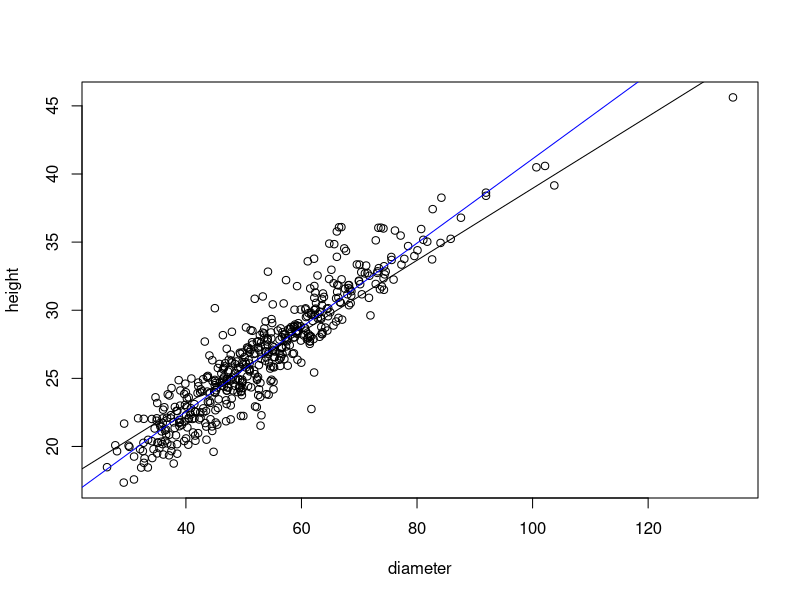
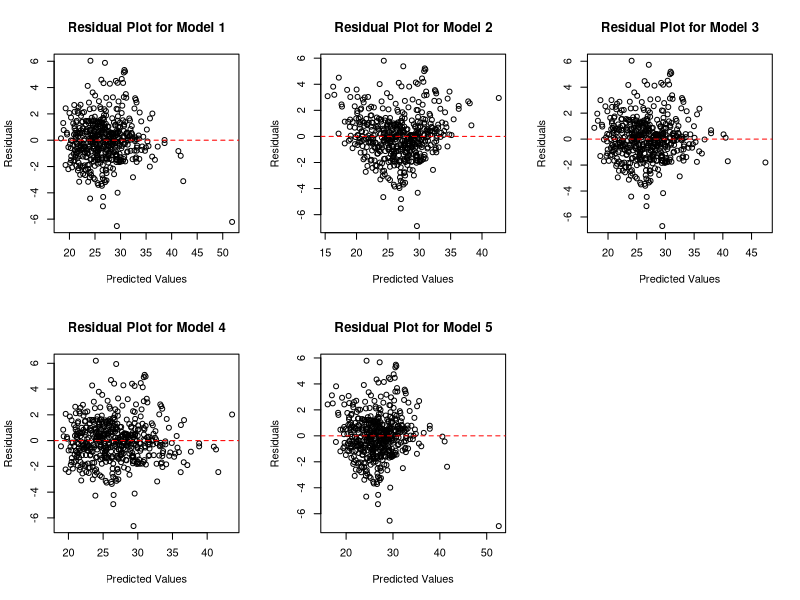
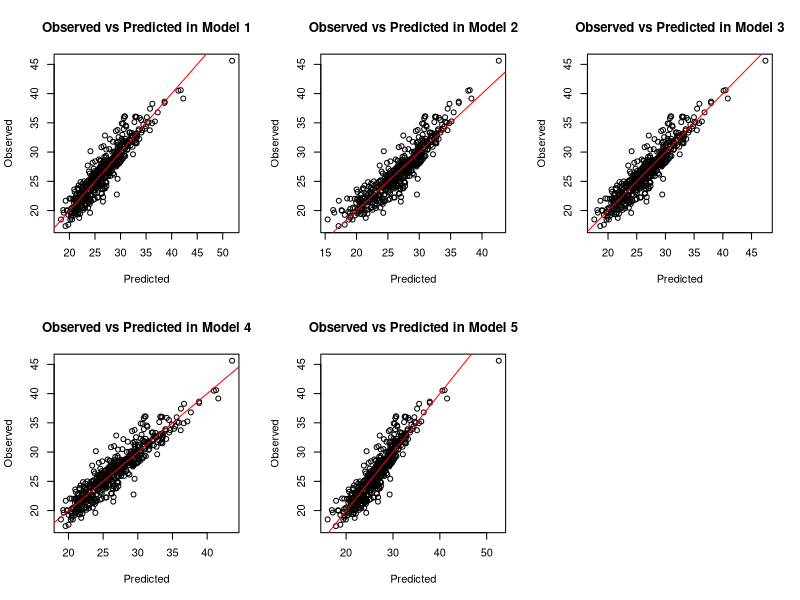

Source code (R) for these figures, in order:
## ---- chunk 1
knitr::opts_chunk$set(echo = TRUE)
## ---- chunk 2
# reading libaries
library(tidyverse) # for read-csv (not necessary, but it's what I like to use)
library(ModelMetrics)
## ---- chunk 3
# reading data
# note: data was obtained through a given docx, which I made into a google doc, then copy pasted to google sheets, then saved as a csv
# note: the data we were given is about 10% of the data they used, so our graphs will look slightly different
metasequoia <- read_csv("data/metasequoia_data.csv")
## ---- chunk 4
# data exploration
metasequoia %>%
  pivot_longer(col = c("height", "diameter"),
               names_to = "datatype",
               values_to = "values") %>%
  group_by(datatype) %>%
  summarise(mean = mean(values),
            max = max(values),
            min = min(values),
            sd = sd(values)) %>%
  t()
## ---- chunk 5
# models
metasequoia_model1 <- lm(height ~ diameter, data = metasequoia)
metasequoia_model2 <- lm(height ~ I(log(diameter)), data = metasequoia)
metasequoia_model3 <- lm(height ~ diameter + I(diameter^2), data = metasequoia)
metasequoia_model4 <- lm(height ~ I(diameter^2) + I(diameter^3), data = metasequoia)
metasequoia_model5 <- lm(height ~ I(diameter^-1) + I(diameter^2), data = metasequoia)
## ---- chunk 6
# Fig 2. Scatter diagram of the tree height and dbh of a single Metasequoia tree.
plot(height ~ diameter, data = metasequoia)
abline(a = 12.546, b = 0.264) # the paper's data's trendline
abline(metasequoia_model1, col = "blue") # trendline for model 1
abline(metasequoia_model2, col = "orange") # trendline for model 2
## ---- chunk 7
par(mfrow = c(2, 3))
# making residuals plot for model 1
plot(resid(metasequoia_model1) ~ predict(metasequoia_model1), main = "Residual Plot for Model 1", xlab = "Predicted Values", ylab = "Residuals")
abline(h = 0,col = "red",lty = 2)
# making residuals plot for model 2
plot(resid(metasequoia_model2) ~ predict(metasequoia_model2), main = "Residual Plot for Model 2", xlab = "Predicted Values", ylab = "Residuals")
abline(h = 0,col = "red",lty = 2)
# making residuals plot for model 3
plot(resid(metasequoia_model3) ~ predict(metasequoia_model3), main = "Residual Plot for Model 3", xlab = "Predicted Values", ylab = "Residuals")
abline(h = 0,col = "red",lty = 2)
# making residuals plot for model 4
plot(resid(metasequoia_model4) ~ predict(metasequoia_model4), main = "Residual Plot for Model 4", xlab = "Predicted Values", ylab = "Residuals")
abline(h = 0,col = "red",lty = 2)
# making residuals plot for model 5
plot(resid(metasequoia_model5) ~ predict(metasequoia_model5), main = "Residual Plot for Model 5", xlab = "Predicted Values", ylab = "Residuals")
abline(h = 0,col = "red",lty = 2)
## ---- chunk 8
par(mfrow = c(2, 3))
# predicted vs observed for model 4
plot(height ~ predict(metasequoia_model1), data = metasequoia, main = "Observed vs Predicted in Model 1", xlab = "Predicted", ylab = "Observed")
abline(a = 0, b = 1, col = "red")
# predicted vs observed for model 2
plot(height ~ predict(metasequoia_model2), data = metasequoia, main = "Observed vs Predicted in Model 2", xlab = "Predicted", ylab = "Observed")
abline(a = 0, b = 1, col = "red")
# predicted vs observed for model 3
plot(height ~ predict(metasequoia_model3), data = metasequoia, main = "Observed vs Predicted in Model 3", xlab = "Predicted", ylab = "Observed")
abline(a = 0, b = 1, col = "red")
# predicted vs observed for model 4
plot(height ~ predict(metasequoia_model4), data = metasequoia, main = "Observed vs Predicted in Model 4", xlab = "Predicted", ylab = "Observed")
abline(a = 0, b = 1, col = "red")
# predicted vs observed for model 5
plot(height ~ predict(metasequoia_model5), data = metasequoia, main = "Observed vs Predicted in Model 5", xlab = "Predicted", ylab = "Observed")
abline(a = 0, b = 1, col = "red")
## ---- chunk 9
# calculating RMSE
# we want the lowest value which is model 4
rmse(metasequoia_model1) # can also use: rmse(metasequoia$height, predict(metasequoia_model1))
rmse(metasequoia_model2)
rmse(metasequoia_model3)
rmse(metasequoia_model4)
rmse(metasequoia_model5)
## ---- chunk 10
# calculating AIC
# we want the lowest value which is model 4
AIC(metasequoia_model1)
AIC(metasequoia_model2)
AIC(metasequoia_model3)
AIC(metasequoia_model4)
AIC(metasequoia_model5)
## ---- chunk 11
# calculating R^2adj
# we want the highest value which is model 4
summary(metasequoia_model1)$adj.r.squared
summary(metasequoia_model2)$adj.r.squared
summary(metasequoia_model3)$adj.r.squared
summary(metasequoia_model4)$adj.r.squared
summary(metasequoia_model5)$adj.r.squared
